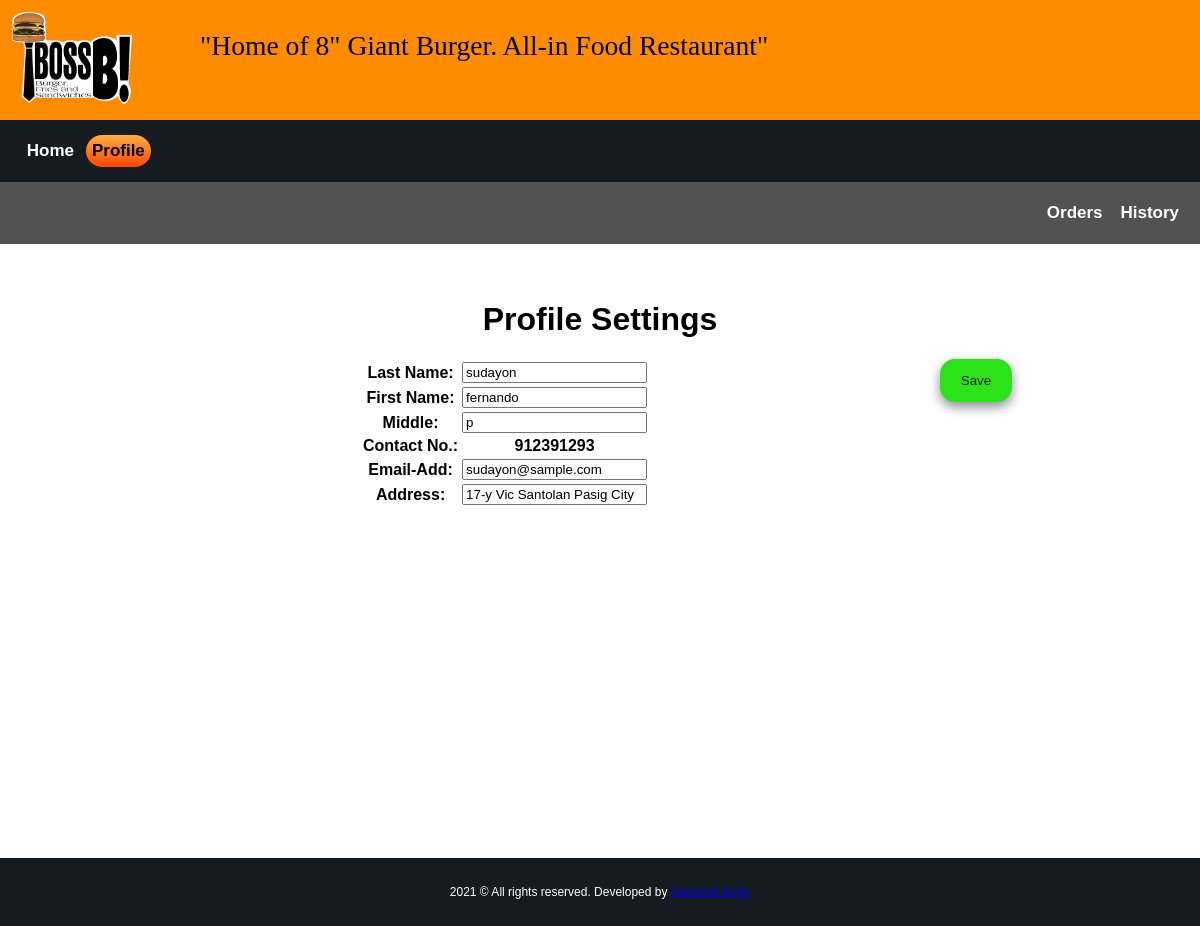
Screenshot of /user/profile.php (signed in) with the database file from the repository.
### tables this page shows
CREATE TABLE `user` (
  `EMP_ID` int(11) NOT NULL,
  `EMP_FNAME` varchar(100) NOT NULL,
  `EMP_LNAME` varchar(100) NOT NULL,
  `EMP_MI` char(60) NOT NULL,
  `EMP_CONTACTNUM` varchar(20) NOT NULL,
  `EMAILADD` char(50) NOT NULL,
  `verify_token` varchar(255) NOT NULL,
  `FULLADD` varchar(100) NOT NULL,
  `POSITION` varchar(100) NOT NULL,
  `EMP_UNAME` varchar(100) NOT NULL,
  `EMP_PASS` varchar(100) NOT NULL,
  `U_STATUS` varchar(60) NOT NULL,
  `created_at` timestamp NOT NULL DEFAULT CURRENT_TIMESTAMP ON UPDATE CURRENT_TIMESTAMP
);

### user/profile.php (the view, shortened to what this page needs)
<?php include ('../dbase/dbaseconnection.php');?>
<!DOCTYPE html>
<html>
<head>
	<link rel="stylesheet" href="https://cdnjs.cloudflare.com/ajax/libs/font-awesome/4.7.0/css/font-awesome.min.css">
</head>
<body>
<div class="row">
  <div class="header12">
      <p>"Home of 8" Giant Burger. All-in Food Restaurant"</p>
    <a href="c_dashboard.php" class="logo"><img src="../icons/logo.png" alt="Logo" width="120px"></a>
  </div>
</div>
<div class="topnav" id="myTopnav">
      <a href="c_dashboard.php">Home</a>
      <a class="active" class="profile" href="profile.php" autofocus="autofocus">Profile</a>
</div>
      <div class="topnav" id="myTopnav" style="background-color:#525252;">
        <a class="history" href="history.php" style="float: right;">History</a>
        <a class="orders" href="pending.php" style="float: right;">Orders</a>
      </div>
</head>
</body>
</html>
<!DOCTYPE html>
<html>
<head>
</head>
<head>
</head>
<body>
<div class="row2">
	<div class="header2">
  <br><br>
<center>
	<h1> Profile Settings </h1>
</center>
<?php
		$id_no = $_SESSION['SESS_MEMBER_ID'];
		$qry = mysqli_query($conn,"SELECT * FROM user WHERE EMP_ID = '$id_no'");
		while($row=mysqli_fetch_assoc($qry)) {
?>
<form action="profile.php" method="POST">
    <div class="profile-content">
    <table>
      <button type="submit" class="edit" name="save">Save</button>
      <tr>
        <th>Last Name: </th>
        <th><input type="text" name="lname" value="<?php echo $row['EMP_LNAME'];?>"></input></th>
      </tr>
      <tr>
        <th>First Name: </th>
        <th><input type="text" name="fname" value="<?php echo $row['EMP_FNAME'];?>"/></th>
      </tr>
      <tr>
        <th>Middle: </th>
        <th><input type="text" name="mi" value="<?php echo $row['EMP_MI'];?>"/></th>
      </tr>
      <tr>
        <th>Contact No.: </th>
        <th><?php echo $row['EMP_CONTACTNUM'];?></th>
      </tr>
      <tr>
        <th>Email-Add: </th>
        <th><input type="email" name="emailadd" value="<?php echo $row['EMAILADD'];?>"/></th>
      </tr>
      <tr>
        <th>Address: </th>
        <th><input type="text" name="fulladd" value="<?php echo $row['FULLADD'];?>"/></th>
      </tr>
		</div>
    <?php
    }
    ?>
</form>
	</div>
</div>
	<div class="footer">
	  <p>2021 © All rights reserved. Developed by <a class="dev_link" href="developer">Diamond Dogs</a></p>
	</div>
</body>
</html>

### user/profile.php (style rules this page uses)
body { margin: 0; font-family: Arial, Helvetica, sans-serif; background-color: white; }
.header12 { background: white; color: white; font-size: 12px; }
.header12 p { font-size: 2.3em; font-family: 'Gabriola'; color:black; margin-left:200px; margin-top:30px; position:absolute; }
.header12 a { float: left; color: black; text-align: center; padding: 12px; text-decoration: none; font-size: 18px; line-height: 25px; border-radius: 4px; }
.header12 a.logo { font-size: 25px; font-weight: bold; }
body { margin: 0; font-family: Arial, Helvetica, sans-serif; }
.topnav { overflow: hidden; background-color:#151c1f; position: relative; padding:15px }
.topnav a { float: left; display: block; color: white; font-weight: bold; text-align: center; margin-left: .5%; padding: 6px; text-decoration: none; font-size: 17px; border-radius: 100px; }
.topnav a.active { background-image: linear-gradient(#ffae42, #ff4500); color: black; }
* { box-sizing: border-box; }
.row { background-color:#FF8C00; }
.row2 { background-color:white; }
.row::after { content: ""; clear: both; display: table; }
html { font-family: "Lucida Sans", sans-serif; }
.footer { background-color: #151c1f; color: #ffffff; text-align: center; font-size: 12px; padding: 15px; margin-top:350px; position:relative; }
.profile-content { padding-left: 30%; position:relative; }
button { background-color: #04AA6D; color: white; padding: 14px 20px; border: none; cursor: pointer; width: 8%; opacity: 0.9; box-shadow: 0px 5px 12px 0px rgba(0,0,0,.5); }
button.edit { margin-left: 580px; position: absolute; border-radius: 15px; }
.edit { position: absolute; left: 30%; border-radius: 15px; text-decoration: none; text-align: center; background-color: #13e000; color: black; padding: 14px 20px; border: none; cursor: pointer; width: 6%; opacity: 0.9; box-shadow: 0px 5px 12px 0px rgba(0,0,0,.5); }

### rows the page displays
user: lname "sudayon", fname "fernando", mi "p", EMP_CONTACTNUM "912391293", emailadd "sudayon@sample.com", fulladd "17-y Vic Santolan Pasig City"
